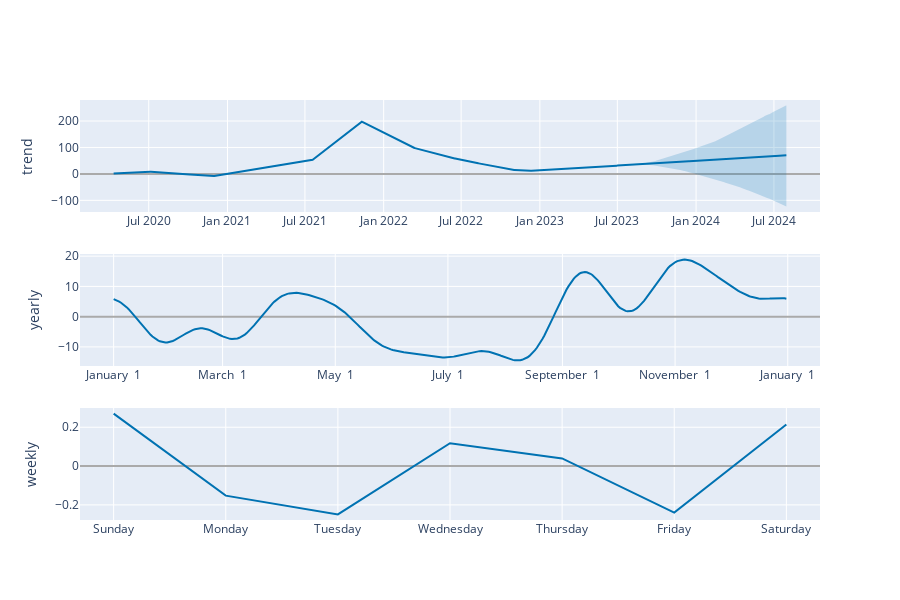

Notebook code cell kept with this figure:
### Code cell
plot_components_plotly(model_p, forecast)

### Figure 1 — Plotly figure (JSON) as saved in the notebook; plotly's stock layout.template omitted (floating-point values rounded to 4 significant figures; data arrays with more than 128 entries replaced by an {"elided": "..."} marker saying what was removed)
{"data": [{"line": {"color": "#0072B2", "width": 2}, "mode": "lines", "name": "trend", "type": "scatter", "x": {"elided": "1573 str values"}, "xaxis": "x", "y": {"elided": "1573 float values"}, "yaxis": "y"}, {"line": {"color": "rgba(0, 114, 178, 0.2)", "width": 0}, "mode": "lines", "name": "trend_upper", "type": "scatter", "x": {"elided": "1573 str values"}, "xaxis": "x", "y": {"elided": "1573 float values"}, "yaxis": "y"}, {"fill": "tonexty", "fillcolor": "rgba(0, 114, 178, 0.2)", "line": {"color": "rgba(0, 114, 178, 0.2)", "width": 0}, "mode": "lines", "name": "trend_lower", "type": "scatter", "x": {"elided": "1573 str values"}, "xaxis": "x", "y": {"elided": "1573 float values"}, "yaxis": "y"}, {"line": {"color": "#0072B2", "width": 2}, "mode": "lines", "name": "yearly", "type": "scatter", "x": {"elided": "365 str values"}, "xaxis": "x2", "y": {"elided": "365 float values"}, "yaxis": "y2"}, {"line": {"color": "#0072B2", "width": 2}, "mode": "lines", "name": "weekly", "type": "scatter", "x": ["2017-01-01T00:00:00", "2017-01-02T00:00:00", "2017-01-03T00:00:00", "2017-01-04T00:00:00", "2017-01-05T00:00:00", "2017-01-06T00:00:00", "2017-01-07T00:00:00"], "xaxis": "x3", "y": [0.2704, -0.1523, -0.249, 0.1175, 0.03918, -0.2398, 0.214], "yaxis": "y3"}], "layout": {"height": 600, "showlegend": false, "width": 900, "xaxis": {"anchor": "y", "domain": [0, 1], "range": ["2020-01-22T09:36:00", "2024-10-16T14:24:00"], "type": "date"}, "xaxis2": {"anchor": "y2", "domain": [0, 1], "range": ["2016-12-13T18:54:02.958904", "2018-01-18T11:04:57.863013"], "tickformat": "%B %e", "type": "date"}, "xaxis3": {"anchor": "y3", "domain": [0, 1], "range": ["2016-12-31T16:48:00", "2017-01-07T07:12:00"], "tickformat": "%A", "type": "date"}, "yaxis": {"anchor": "x", "domain": [0.7333, 1], "rangemode": "normal", "title": {"text": "trend"}, "zerolinecolor": "#AAA"}, "yaxis2": {"anchor": "x2", "domain": [0.3667, 0.6333], "title": {"text": "yearly"}, "zerolinecolor": "#AAA"}, "yaxis3": {"anchor": "x3", "domain": [0, 0.2667], "title": {"text": "weekly"}, "zerolinecolor": "#AAA"}}}
